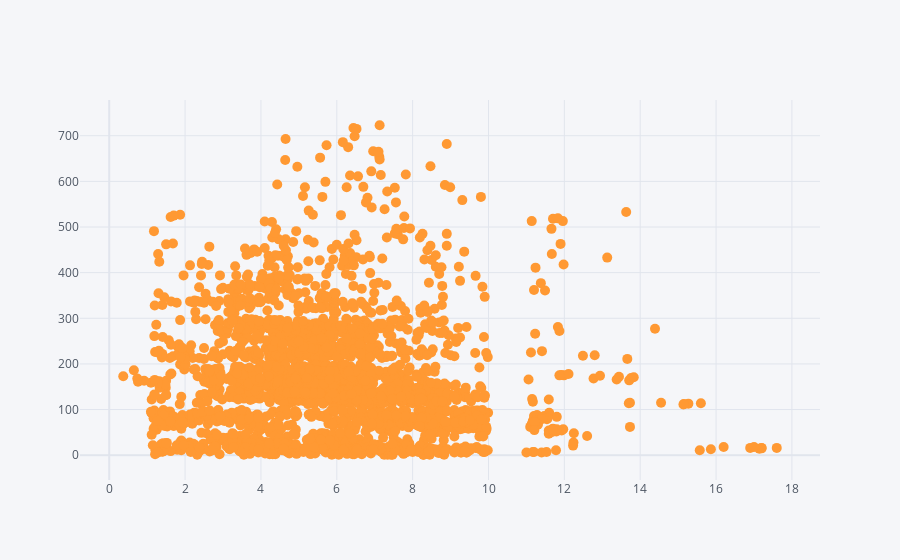

Notebook code cell kept with this figure:
### Code cell
"""
Observation
===========
We can't see any clear relationship between total expenditure and adult mortality

"""
who_df_copy.iplot(kind='scatter',x='total expenditure',y='adult mortality',mode='markers',size=10)

### Figure 1 — Plotly figure (JSON) as saved in the notebook; plotly's stock layout.template omitted (floating-point values rounded to 4 significant figures; data arrays with more than 128 entries replaced by an {"elided": "..."} marker saying what was removed)
{"data": [{"name": "adult mortality", "text": "", "y": {"elided": "2888 int values"}, "mode": "markers", "marker": {"symbol": "circle", "size": 10}, "x": {"elided": "2888 float values"}, "line": {"color": "rgba(255, 153, 51, 1.0)", "dash": "solid", "shape": "linear", "width": 1.3}, "type": "scatter"}], "layout": {"title": {"font": {"color": "#4D5663"}}, "paper_bgcolor": "#F5F6F9", "plot_bgcolor": "#F5F6F9", "yaxis": {"tickfont": {"color": "#4D5663"}, "zerolinecolor": "#E1E5ED", "title": {"text": "", "font": {"color": "#4D5663"}}, "gridcolor": "#E1E5ED", "showgrid": true}, "xaxis": {"tickfont": {"color": "#4D5663"}, "zerolinecolor": "#E1E5ED", "title": {"text": "", "font": {"color": "#4D5663"}}, "gridcolor": "#E1E5ED", "showgrid": true}, "legend": {"bgcolor": "#F5F6F9", "font": {"color": "#4D5663"}}}}
